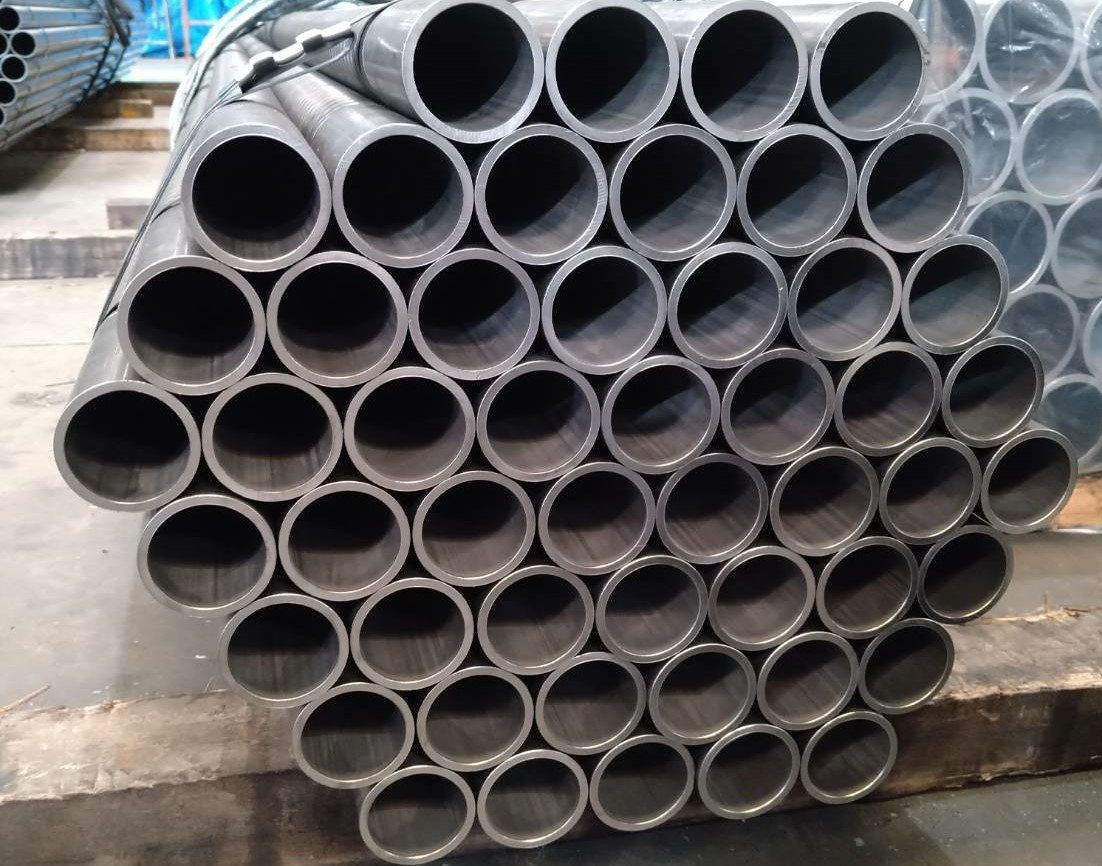
//> input picture OSAKAPICTURE/img2.png, 1102 x 866 px
$ ./ConsoleApplication1   (built with g++ and OpenCV 4)
//> lines starting //> are read from the running program, lines starting //| are printed output that depends on the picture; after the words box and inside, x2 and y2 are one past the last pixel; in counts of white or black regions, pixels touching at a corner belong together
#include <iostream>
#include <opencv2/opencv.hpp>

#ifdef _DEBUG
#pragma comment(lib, "opencv_world454d.lib")
#else
#pragma comment(lib, "opencv_world454.lib")
#endif

void ChangeHough(int state, void* userdata);
void ChangeHoughParam1(int pos, void* userdata);
void CircleDistance(std::vector<cv::Vec3f>, int*, int, int);

class CountParam {
public:
	int houghDp = 0;
	int houghMinDist = 0;
	int houghParam1 = 0;
	int houghParam2 = 0;
	int houghRadius = 0;
	int updateKey = 0;
	int houghRate = 0;

};


#define RATE_R 3
#define RATE_D 1.2

CountParam param1;

cv::Mat src_gray;
cv::Mat src_bin;
cv::Mat src_canny;
cv::Mat src;
cv::Mat src_thr;
cv::Mat src_mol;

int pam1 = 0;
int pam2 = 1;

int main() {

	src = cv::imread("C:\\Users\\isoff\\WORK_SPACE\\ConsoleApplicationSample\\OSAKAPICTURE\\img2.png");
//> src is the input picture: 866 rows x 1102 cols, CV_8UC3; mean B, G, R 91.5, 91.5, 94.1
	if (src.empty() == true) {
		return -1;
	}
	int width = src.cols;
	int height = src.rows;
	cv::Mat src_clone = src.clone();

	param1.houghDp = 1;
	param1.houghMinDist = 19;
	param1.houghParam1 = 100;
	param1.houghParam2 = 15;
	param1.updateKey = 0;
	param1.houghRate = 1;
	param1.houghRadius = 20;


	int threshold = 50;
	int maxVal = 100;

	int filter_size = 3;
	int filter_size2 = filter_size / 2;
	cv::namedWindow("Hough", cv::WINDOW_NORMAL);
	cv::namedWindow("bin", cv::WINDOW_NORMAL);
	cv::setWindowProperty("Hough", cv::WND_PROP_FULLSCREEN, cv::WINDOW_FREERATIO);
	cv::setWindowProperty("bin", cv::WND_PROP_FULLSCREEN, cv::WINDOW_FREERATIO);

	cv::namedWindow("Trackbar");
	cv::namedWindow("Threshold");
	cv::createTrackbar("Dp", "Trackbar", &param1.houghDp, 10, ChangeHoughParam1);
	cv::createTrackbar("MinDist", "Trackbar", &param1.houghMinDist, 100, ChangeHoughParam1);
	cv::createTrackbar("param1", "Trackbar", &param1.houghParam1, 100, ChangeHoughParam1);
	cv::createTrackbar("param2", "Trackbar", &param1.houghParam2, 100, ChangeHoughParam1);
	cv::createTrackbar("MRadius", "Trackbar", &param1.houghRadius, 100, ChangeHoughParam1);
	cv::createTrackbar("houghRate", "Trackbar", &param1.houghRate, 4, ChangeHough);

	cv::createTrackbar("update", "Trackbar", &param1.updateKey, 1, ChangeHough);

	cv::resizeWindow("Trackbar",400,600);
	cv::createTrackbar("threshold", "Threshold", &threshold, 100, ChangeHoughParam1);
	cv::createTrackbar("maxVal", "Threshold", &maxVal, 200, ChangeHoughParam1);

	cv::cvtColor(src, src_gray, cv::COLOR_BGR2GRAY);
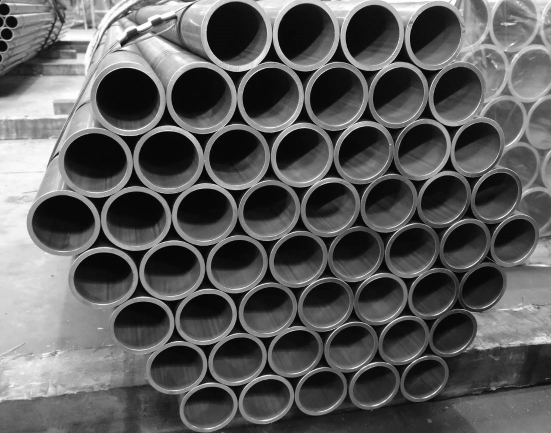
//> src_gray: 866 rows x 1102 cols, CV_8UC1 (shown at 1/2 size); min 0, max 255, mean 92.2
	cv::GaussianBlur(src_gray, src_bin, cv::Size(5, 5), 0);

	cv::Canny(src_bin,src_canny,param1.houghParam1* param1.houghRate,param1.houghParam2* param1.houghRate);
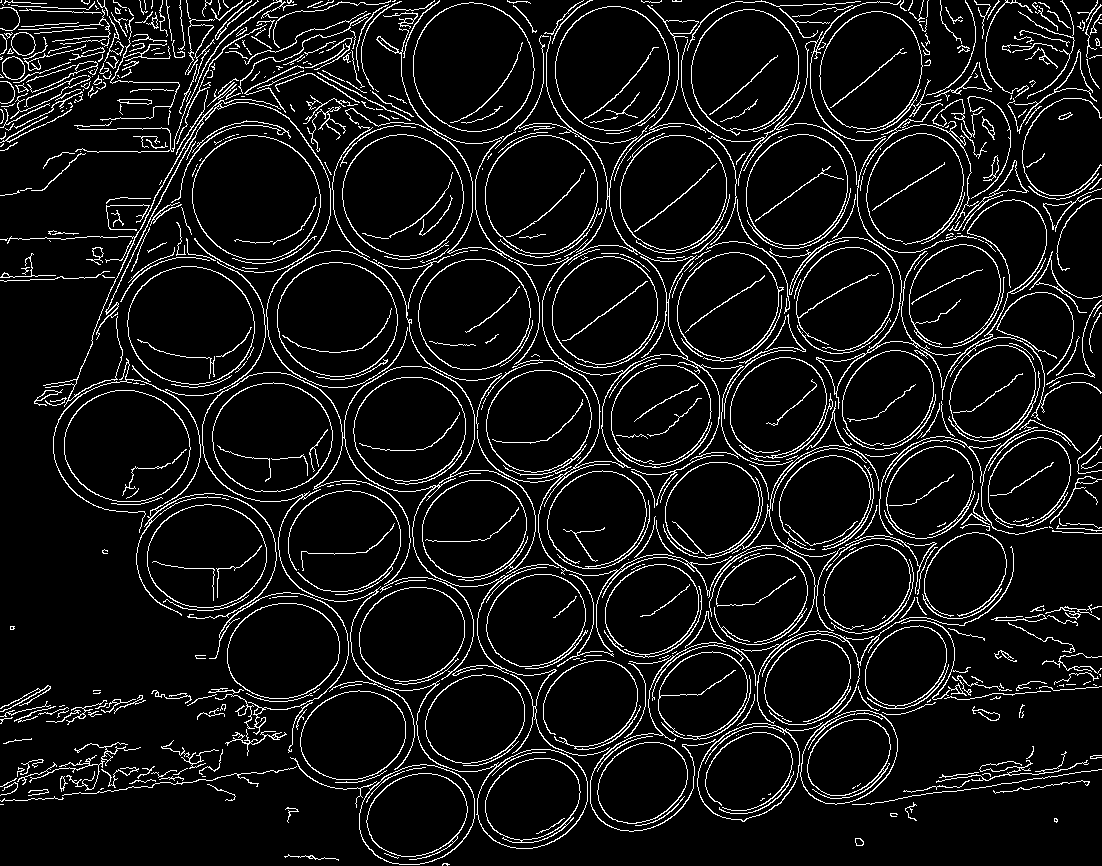
//> src_canny: 866 rows x 1102 cols, CV_8UC1; 8.1% white in thin lines or dots


	cv::imshow("bin", src_canny);
	cv::resizeWindow("bin", 640, 480);

	std::vector<cv::Vec3f> circles;
	cv::HoughCircles(src_bin, circles, cv::HOUGH_GRADIENT,
		param1.houghDp,
		param1.houghMinDist * param1.houghRate,
		param1.houghParam1 * param1.houghRate,
		param1.houghParam2 * param1.houghRate,
		param1.houghRadius-RATE_R, param1.houghRadius+RATE_R);
//> circles = 2 circles (x, y, radius): [672.5, 620.5, 21.3], [993.5, 225.5, 18]

	int count = circles.size();
//> count = 2
	printf("Count::%d\n", count);
//| Count::2

	for (int i = 0; i < circles.size(); i++) {
		cv::circle(src_clone, cv::Point(circles[i][0], circles[i][1]), circles[i][2], cv::Scalar(0, 255, 255), 5, cv::LINE_AA);
	}
//> this loop made 2 passes
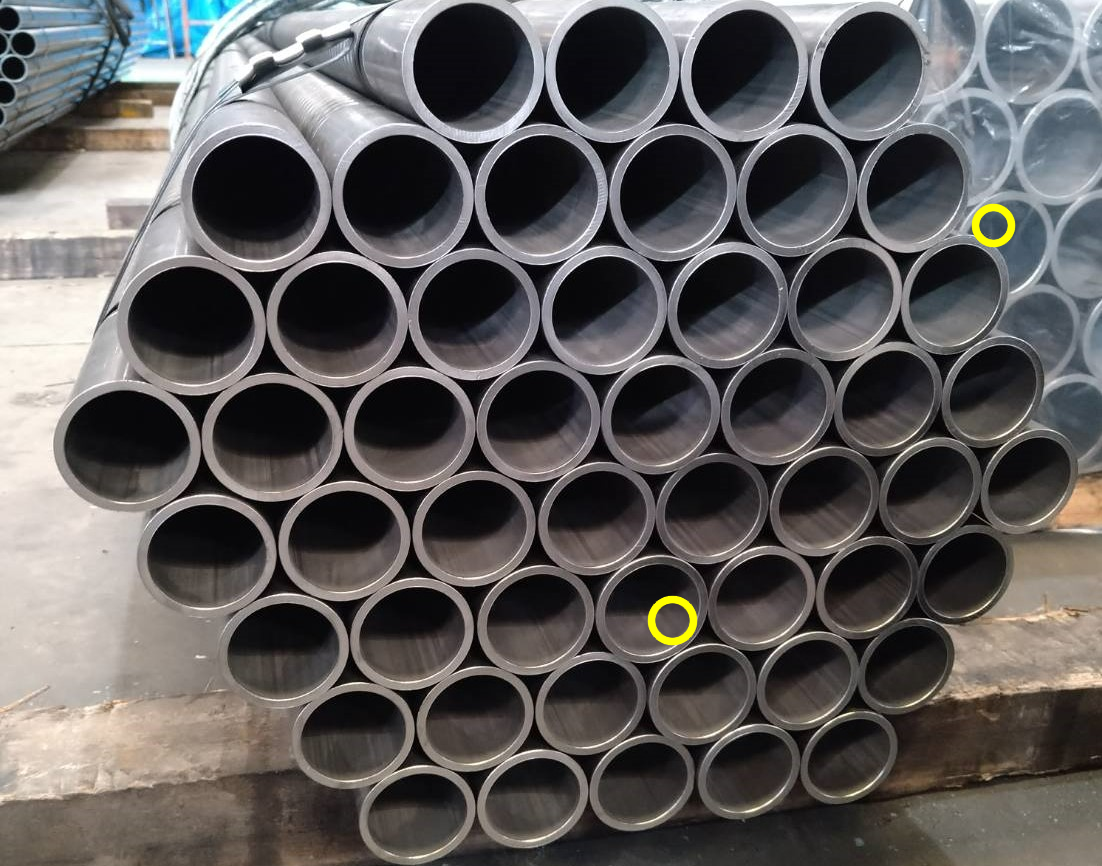
//> src_clone: 866 rows x 1102 cols, CV_8UC3; 0.23% of pixels changed, all inside (x1, y1, x2, y2) = (647, 203, 1016, 646)
	cv::imwrite("img.png", src_clone);
	cv::imshow("Hough", src_clone);

	cv::resizeWindow("Hough", 640, 480);

	while (1) {

		if (pam1 != pam2) {

			cv::destroyWindow("bin");
			cv::destroyWindow("Hough");

			src_clone = src.clone();
			cv::namedWindow("bin", cv::WINDOW_NORMAL);
			cv::setWindowProperty("bin", cv::WND_PROP_FULLSCREEN, cv::WINDOW_FREERATIO);
			cv::namedWindow("Hough", cv::WINDOW_NORMAL);
			cv::setWindowProperty("Hough", cv::WND_PROP_FULLSCREEN, cv::WINDOW_FREERATIO);

			cv::Canny(src_bin, src_canny, param1.houghParam1* param1.houghRate, param1.houghParam2* param1.houghRate);
			std::vector<cv::Vec3f> circles;
			cv::HoughCircles(src_bin, circles, cv::HOUGH_GRADIENT,
				param1.houghDp,
				param1.houghMinDist * param1.houghRate,
				param1.houghParam1 * param1.houghRate,
				param1.houghParam2 * param1.houghRate,
				param1.houghRadius-RATE_R, param1.houghRadius+RATE_R);

			int count = circles.size();

			int* string = new int[count];
			for (int i = 0; i < count; i++) {
				string[i] = 0;
			}

			CircleDistance(circles,string,width,height);

			printf("Count::%d\n", count);

			if (count < 1000) {
				for (int i = 0; i < count; i++) {
					cv::circle(src_clone, cv::Point(circles[i][0], circles[i][1]), circles[i][2], cv::Scalar(0, 255, 255), 5, cv::LINE_AA);
				}
			}

			cv::imwrite("img.png", src_clone);
			cv::imshow("bin", src_canny);
			cv::imshow("Hough", src_clone);

			cv::resizeWindow("Hough", 640, 480);

			pam2 = pam1;
		}
		cv::waitKey(5);
	}

	return 0;
}

void ChangeHoughParam1(int pos, void* userdata) {
	printf("param1.houghParam1 %d\n", param1.houghParam1);
}

void ChangeHough(int state, void* userdata) {
	//printf("param1.updateKey %d\n", param1.updateKey);
	//param1.updateKey = 0;
	//cv::setTrackbarPos("update","Trackbar",0);
	if (pam1 == 0)
		pam1 = 1;
	else
		pam1 = 0;


}

void CircleDistance(std::vector<cv::Vec3f> circle, int* string, int width, int height) {
//> called with width = 1102, height = 866
	int circle_size = circle.size();
//> circle_size = 2
	int center_x = 0, center_y = 0, point = 0;
	int minPoint = 100000;
	int centerNum = 0;
	int secondCenterNum = 0;
	int distance_x = 0, distance_y = 0, distance = 0;
	int radiusX2 = 0;
	int group = 1;
	for (int i = 0; i < circle.size(); i++) {
		center_x = (int)abs(width / 2 - circle[i][0]);
		center_y = (int)abs(width / 2 - circle[i][1]);
		point = center_x * center_x + center_y * center_y;
		if (minPoint > point) {
			secondCenterNum = centerNum;
			centerNum = i;
			minPoint = point;
		}
	}
//> this loop made 2 passes
//> (center_x, center_y, point, minPoint) on pass 1: (121, 69, 19402, 19402)
//> after the loop, secondCenterNum = 0; centerNum = 0; minPoint = 19402
	distance_x = (int)abs(circle[secondCenterNum][0] - circle[centerNum][0]);
//> distance_x = 0
	distance_y = (int)abs(circle[secondCenterNum][1] - circle[centerNum][1]);
//> distance_y = 0
	radiusX2 = distance_x * distance_x + distance_y * distance_y;
//> radiusX2 = 0

	string[centerNum] = 1;
	string[secondCenterNum] = 1;

	for (int i = 0; i < circle_size; i++) {
		for (int j = 0; j < circle_size; j++) {
			distance_x = (int)abs(circle[i][0] - circle[j][0]);
			distance_y = (int)abs(circle[i][1] - circle[j][1]);
			distance = distance_x * distance_x + distance_y * distance_y;
			if (RATE_D * radiusX2 > distance) {
				if (string[i] == 0 && string[j] == 0) {
					string[i] = group + 1;
					string[j] = group + 1;
					group++;
				}
				else if (string[i] == 1 || string[j] == 1) {
					string[i] = 1;
					string[j] = 1;
				}
				else if (string[i] > 1 && string[j] > 1) {
					if (string[i] > string[j]) {
						string[i] = string[j];
					}
					else {
						string[j] = string[i];
					}
				}
				else {
					if (string[i] == 0) {
						string[i] = string[j];
					}
					else {
						string[j] = string[i];
					}
				}
			}
		}
	}
//> this loop made 2 passes
//> (distance_x, distance_y, distance, group) on passes 1 to 2: (321, 395, 259066, 1), (0, 0, 0, 1)
//> after the loop, distance_x = 0; distance_y = 0; distance = 0; group = 1
	for (int k = 0; k < circle_size; k++) {
		printf("%d ", string[k]);
	}
//| Count::2
//> the loop in main, `for (int i = 0; i < count; i++)` made 2 passes
}

$ run again, with OSAKAPICTURE/img1.png copied over OSAKAPICTURE/img2.png
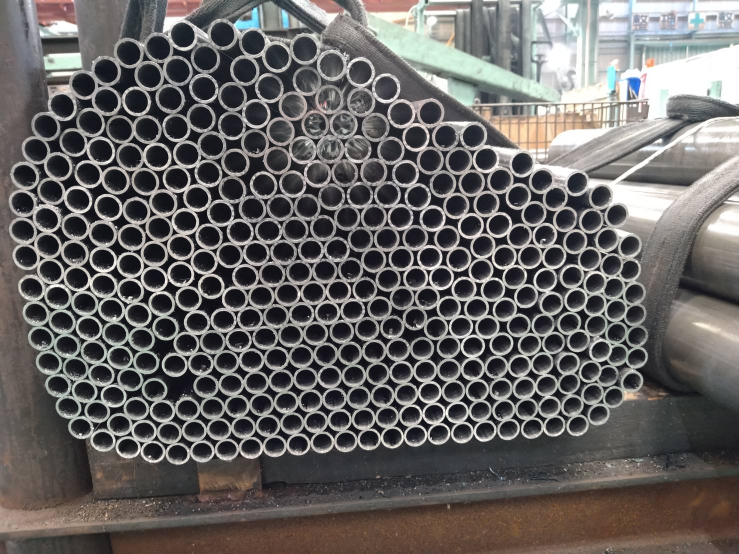
//> input picture OSAKAPICTURE/img1.png, 1477 x 1108 px (shown at 1/2 size)
//> src is the input picture: 1108 rows x 1477 cols, CV_8UC3; mean B, G, R 100.4, 101.4, 104.3
//> `cv::Canny(src_bin,src_canny,param1.houghParam1* param1.houghRate,param..`:
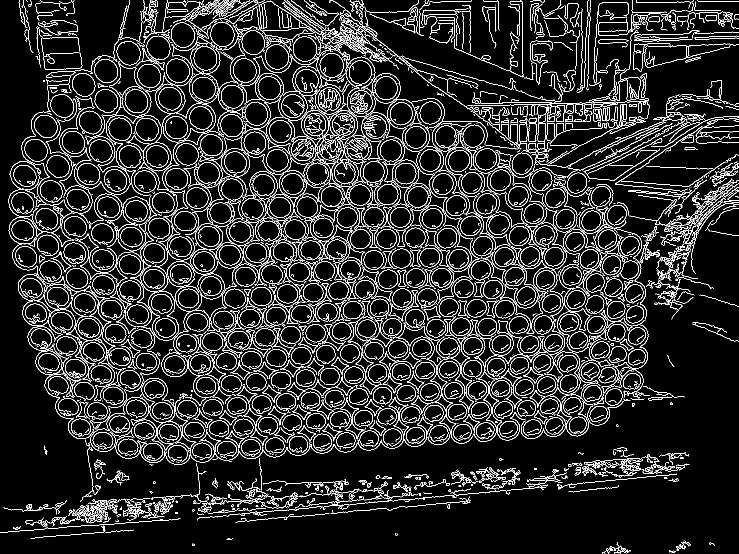
//> src_canny: 1108 rows x 1477 cols, CV_8UC1 (shown at 1/2 size); 10.4% white in thin lines or dots
//> circles = 355 circles (x, y, radius), first 12: [560.5, 262.5, 22.4], [686.5, 248.5, 22.4], [463.5, 250.5, 22.4], [721.5, 203.5, 22.4], [802.5, 227.5, 22.4], [720.5, 143.5, 22.4], [585.5, 211.5, 22.4], [802.5, 516.5, 19.3], [773.5, 477.5, 19.4], [352.5, 254.5, 22.4], [205.5, 572.5, 22.4], [305.5, 778.5, 22.4]
//> count = 355
//| Count::355
//> after the loop `for (int i = 0; i < circles.size(); i++)`:
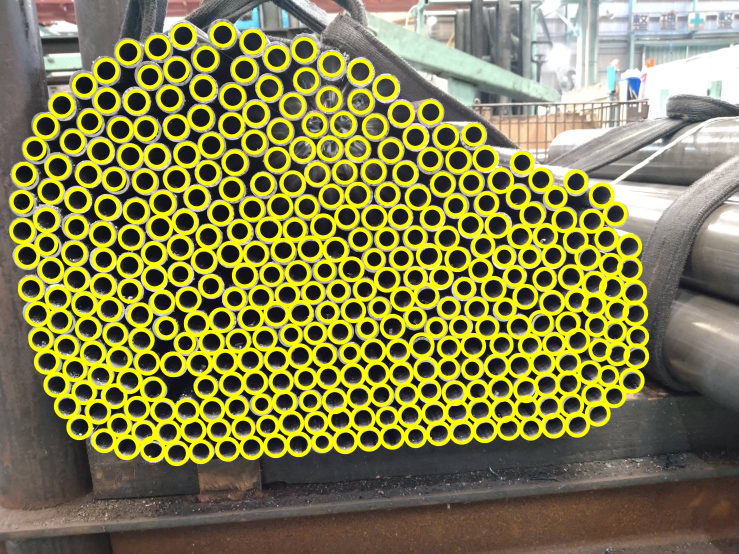
//> src_clone: 1108 rows x 1477 cols, CV_8UC3 (shown at 1/2 size); mean B, G, R 74.9, 128.7, 131.5
//> the loop in CircleDistance, `for (int i = 0; i < circle.size(); i++)` made 355 passes
//> (center_x, center_y, point, minPoint) on passes 8, 27, 31, 38, 131: (64, 221, 52937, 52937), (160, 42, 27364, 27364), (46, 135, 20341, 20341), (0, 139, 19321, 19321), (15, 9, 306, 306)
//> after the loop in CircleDistance, `for (int i = 0; i < circle.size(); i++)`: secondCenterNum = 37; centerNum = 130; minPoint = 306
//> in CircleDistance, `distance_x = (int)abs(circle[secondCenterNum][0] - circle[centerNum][0..`: distance_x = 15
//> in CircleDistance, `distance_y = (int)abs(circle[secondCenterNum][1] - circle[centerNum][1..`: distance_y = 130
//> radiusX2 = 17125
//> the loop in CircleDistance, `for (int i = 0; i < circle_size; i++)` made 355 passes
//> (distance_x, distance_y, distance, group) on passes 1 to 3: (188, 256, 100880, 2), (62, 270, 76744, 2), (285, 268, 153049, 2)
//> after the loop in CircleDistance, `for (int i = 0; i < circle_size; i++)`: distance_x = 0; group = 11
//> the loop in CircleDistance, `for (int k = 0; k < circle_size; k++)` made 355 passes
//| 1 1 1 1 1
//> (output is shown up to pass 5 of 355)
//| Count::355

$ run again, with OSAKAPICTURE/img15.png copied over OSAKAPICTURE/img2.png
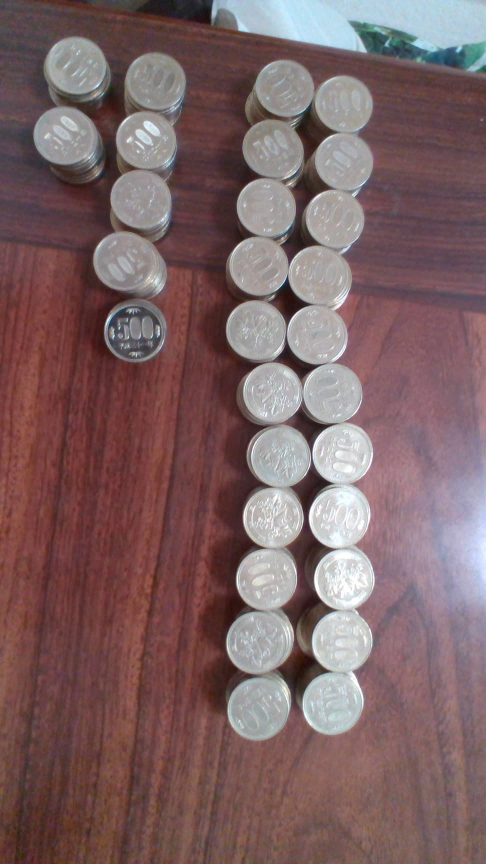
//> input picture OSAKAPICTURE/img15.png, 1458 x 2592 px (shown at 1/3 size)
//> src is the input picture: 2592 rows x 1458 cols, CV_8UC3; mean B, G, R 100.5, 99, 124.8
//> `cv::Canny(src_bin,src_canny,param1.houghParam1* param1.houghRate,param..`:
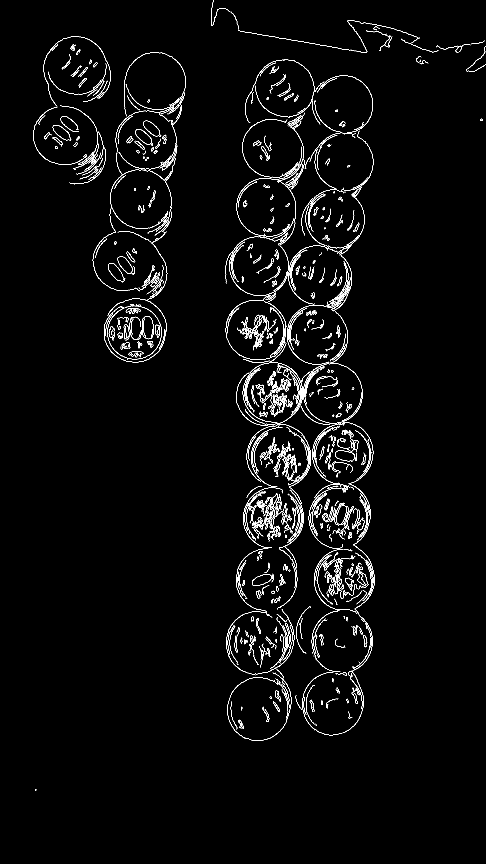
//> src_canny: 2592 rows x 1458 cols, CV_8UC1 (shown at 1/3 size); 1.9% white in thin lines or dots, all inside (x1, y1, x2, y2) = (100, 0, 1458, 2371)
//> circles = 2 circles (x, y, radius): [802.5, 1586.5, 22.4], [1018.5, 1370.5, 19.1]
//> count = 2
//| Count::2
//> the loop `for (int i = 0; i < circles.size(); i++)` made 2 passes
//> after the loop `for (int i = 0; i < circles.size(); i++)`:
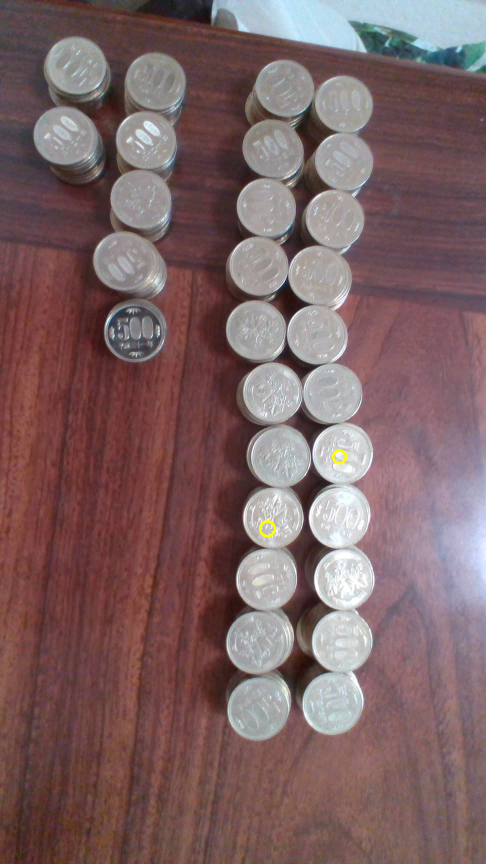
//> src_clone: 2592 rows x 1458 cols, CV_8UC3 (shown at 1/3 size); 0.06% of pixels changed, all inside (x1, y1, x2, y2) = (776, 1347, 1042, 1613)
//> the loop `for (int i = 0; i < count; i++)` made 2 passes
//> the loop in CircleDistance, `for (int i = 0; i < circle.size(); i++)` made 2 passes
//> (center_x, center_y, point) on passes 1 to 2: (73, 857, 739778), (289, 641, 494402)
//> after the loop in CircleDistance, `for (int i = 0; i < circle.size(); i++)`: secondCenterNum = 0; minPoint = 100000
//> in CircleDistance, `distance_x = (int)abs(circle[secondCenterNum][0] - circle[centerNum][0..`: distance_x = 0
//> the loop in CircleDistance, `for (int i = 0; i < circle_size; i++)` made 2 passes
//> (distance_x, distance_y, distance, group) on passes 1 to 2: (216, 216, 93312, 1), (0, 0, 0, 1)
//> after the loop in CircleDistance, `for (int i = 0; i < circle_size; i++)`: group = 1
//> the loop in CircleDistance, `for (int k = 0; k < circle_size; k++)` made 2 passes
//| 1 0
//| Count::2
